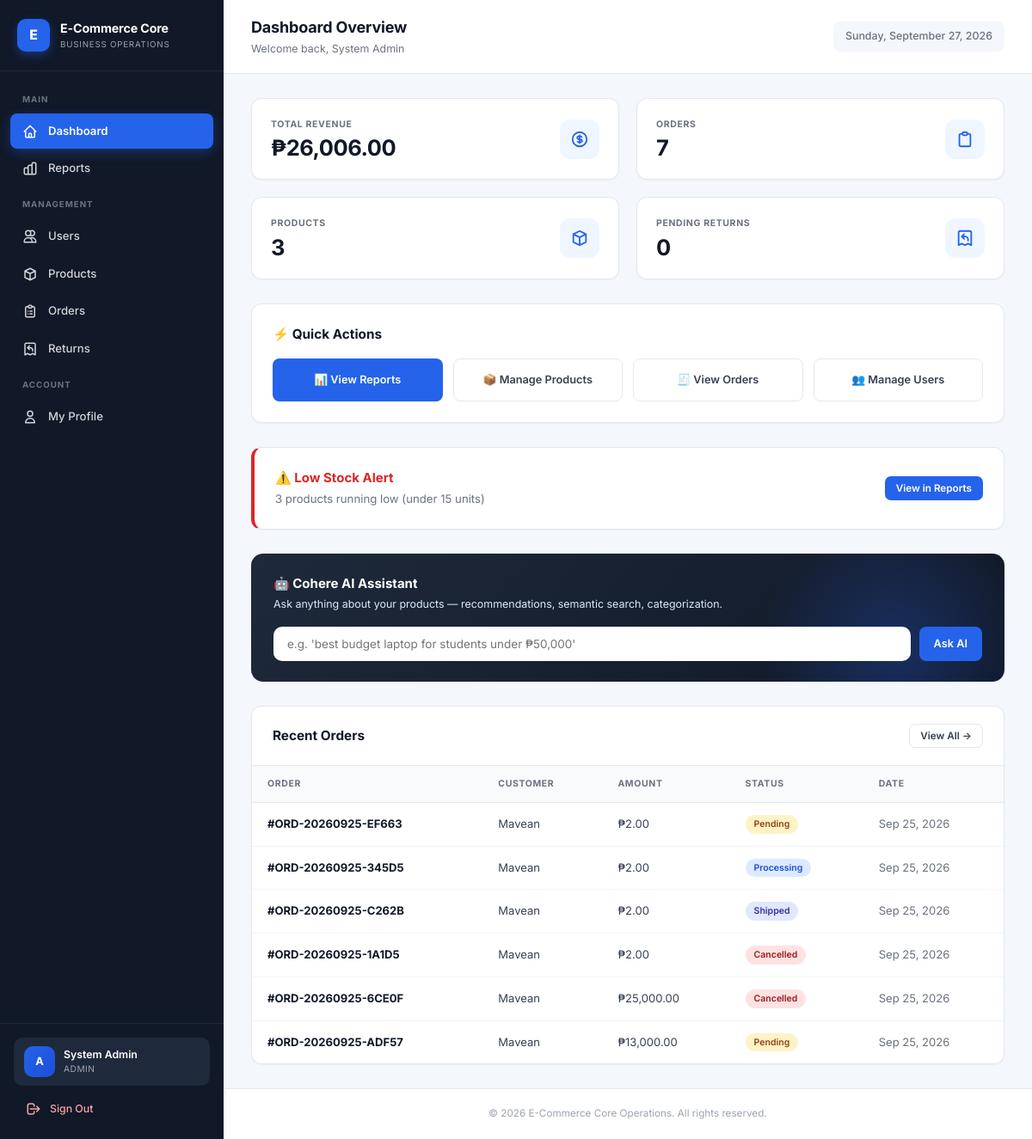
/index.php (signed in), run on the app's committed database.
### tables this page shows
CREATE TABLE `orders` (
  `id` int(11) NOT NULL,
  `order_number` varchar(20) DEFAULT NULL,
  `user_id` int(11) NOT NULL,
  `total_amount` decimal(10,2) NOT NULL,
  `status` enum('pending','processing','shipped','delivered','cancelled','returned') DEFAULT 'pending',
  `shipping_address` text DEFAULT NULL,
  `contact_phone` varchar(20) DEFAULT NULL,
  `notes` text DEFAULT NULL,
  `payment_method` varchar(50) DEFAULT 'COD',
  `delivery_option` varchar(50) DEFAULT 'standard',
  `delivery_fee` decimal(10,2) DEFAULT 0.00,
  `payment_status` enum('unpaid','pending_verification','paid','refunded') DEFAULT 'unpaid',
  `payment_reference` varchar(100) DEFAULT NULL,
  `payment_proof` varchar(255) DEFAULT NULL,
  `paid_at` datetime DEFAULT NULL,
  `created_at` timestamp NOT NULL DEFAULT current_timestamp()
);

CREATE TABLE `users` (
  `id` int(11) NOT NULL,
  `username` varchar(50) NOT NULL,
  `email` varchar(100) NOT NULL,
  `phone` varchar(20) DEFAULT NULL,
  `address` text DEFAULT NULL,
  `city` varchar(80) DEFAULT NULL,
  `province` varchar(80) DEFAULT NULL,
  `postal_code` varchar(10) DEFAULT NULL,
  `password` varchar(255) NOT NULL,
  `full_name` varchar(100) DEFAULT NULL,
  `role` enum('admin','product_manager','customer') DEFAULT 'customer',
  `status` enum('active','inactive') DEFAULT 'active',
  `email_verified` tinyint(1) DEFAULT 0,
  `profile_completed` tinyint(1) DEFAULT 0,
  `created_at` timestamp NOT NULL DEFAULT current_timestamp()
);

### includes/auth.php (called while the page is built, shortened)
<?php
if (!function_exists('baseUrl')) {
    function baseUrl($path = '') {
        $dir = str_replace('\\', '/', dirname($_SERVER['SCRIPT_NAME']));
        $dir = rtrim($dir, '/');
        $dir = preg_replace('#/(modules|api|ai|auth|admin)$#', '', $dir);
        if ($dir === '' || $dir === '.') $dir = '';
        $dir = rtrim($dir, '/') . '/';
        return $dir . ltrim($path, '/');
    }
}
if (!function_exists('e')) {
    function e($s) {
        return htmlspecialchars($s ?? '', ENT_QUOTES, 'UTF-8');
    }
}

### index.php (the view, shortened to what this page needs)
<?php
require_once __DIR__ . '/includes/auth.php';
require_once __DIR__ . '/config/db.php';
$totalProducts  = $pdo->query("SELECT COUNT(*) FROM products")->fetchColumn();
$totalOrders    = $pdo->query("SELECT COUNT(*) FROM orders")->fetchColumn();
$totalRevenue   = $pdo->query("SELECT COALESCE(SUM(total_amount),0) FROM orders WHERE status != 'cancelled'")->fetchColumn();
$pendingReturns = $pdo->query("SELECT COUNT(*) FROM returns WHERE status='pending'")->fetchColumn();
$lowStockCount  = $pdo->query("SELECT COUNT(*) FROM products WHERE stock < 15")->fetchColumn();
$recentOrders   = $pdo->query("SELECT o.*, u.username FROM orders o JOIN users u ON o.user_id = u.id ORDER BY o.id DESC LIMIT 6")->fetchAll();
require_once __DIR__ . '/includes/header.php';
?>
<div class="app-layout">
    <?php require __DIR__ . '/includes/sidebar.php'; ?>
    <div class="main-wrapper">
        <header class="topbar">
            <div class="topbar-left">
                <div>
                    <h2>Dashboard Overview</h2>
                    <p>Welcome back, <?= e($_SESSION['full_name'] ?? $_SESSION['username']) ?></p>
                </div>
            </div>
            <div class="topbar-date"><?= date('l, F j, Y') ?></div>
        </header>
        <div class="page-body">
            <div class="grid-4">
                <div class="stat-card">
                    <div class="stat-content">
                        <div class="stat-label">Total Revenue</div>
                        <div class="stat-value">₱<?= number_format($totalRevenue, 2) ?></div>
                    </div>
                    <div class="stat-icon">
                        <svg fill="none" stroke="currentColor" viewBox="0 0 24 24"><path stroke-linecap="round" stroke-linejoin="round" stroke-width="2" d="M12 8c-1.657 0-3 .895-3 2s1.343 2 3 2 3 .895 3 2-1.343 2-3 2m0-8c1.11 0 2.08.402 2.599 1M12 8V7m0 1v8m0 0v1m0-1c-1.11 0-2.08-.402-2.599-1M21 12a9 9 0 11-18 0 9 9 0 0118 0z"/></svg>
                    </div>
                </div>
                <div class="stat-card">
                    <div class="stat-content">
                        <div class="stat-label">Orders</div>
                        <div class="stat-value"><?= $totalOrders ?></div>
                    </div>
                    <div class="stat-icon">
                        <svg fill="none" stroke="currentColor" viewBox="0 0 24 24"><path stroke-linecap="round" stroke-linejoin="round" stroke-width="2" d="M9 5H7a2 2 0 00-2 2v12a2 2 0 002 2h10a2 2 0 002-2V7a2 2 0 00-2-2h-2M9 5a2 2 0 002 2h2a2 2 0 002-2M9 5a2 2 0 012-2h2a2 2 0 012 2"/></svg>
                    </div>
                </div>
                <div class="stat-card">
                    <div class="stat-content">
                        <div class="stat-label">Products</div>
                        <div class="stat-value"><?= $totalProducts ?></div>
                    </div>
                    <div class="stat-icon">
                        <svg fill="none" stroke="currentColor" viewBox="0 0 24 24"><path stroke-linecap="round" stroke-linejoin="round" stroke-width="2" d="M20 7l-8-4-8 4m16 0l-8 4m8-4v10l-8 4m0-10L4 7m8 4v10M4 7v10l8 4"/></svg>
                    </div>
                </div>
                <div class="stat-card">
                    <div class="stat-content">
                        <div class="stat-label">Pending Returns</div>
                        <div class="stat-value" style="<?= $pendingReturns > 0 ? 'color:#dc2626;' : '' ?>"><?= $pendingReturns ?></div>
                    </div>
                    <div class="stat-icon" style="<?= $pendingReturns > 0 ? 'background:#fee2e2;color:#dc2626;' : '' ?>">
                        <svg fill="none" stroke="currentColor" viewBox="0 0 24 24"><path stroke-linecap="round" stroke-linejoin="round" stroke-width="2" d="M16 15v-1a4 4 0 00-4-4H8m0 0l3 3m-3-3l3-3m9 14V5a2 2 0 00-2-2H6a2 2 0 00-2 2v16l4-2 4 2 4-2 4 2z"/></svg>
                    </div>
                </div>
            </div>
            <div class="card card-pad" style="margin-bottom:28px;">
                <h3 class="section-title" style="margin-bottom:16px;">⚡ Quick Actions</h3>
                <div style="display:grid;grid-template-columns:repeat(auto-fit,minmax(180px,1fr));gap:12px;">
                    <a href="<?= baseUrl('modules/reports.php') ?>" class="btn btn-primary" style="padding:16px;text-decoration:none;">
                        📊 View Reports
                    </a>
                    <a href="<?= baseUrl('modules/products.php') ?>" class="btn btn-secondary" style="padding:16px;text-decoration:none;">
                        📦 Manage Products
                    </a>
                    <a href="<?= baseUrl('modules/orders.php') ?>" class="btn btn-secondary" style="padding:16px;text-decoration:none;">
                        🧾 View Orders
                    </a>
                    <a href="<?= baseUrl('modules/users.php') ?>" class="btn btn-secondary" style="padding:16px;text-decoration:none;">
                        👥 Manage Users
                    </a>
                </div>
            </div>
            <?php if ($lowStockCount > 0): ?>
                <div class="card card-pad" style="border-left:4px solid #dc2626;margin-bottom:28px;display:flex;justify-content:space-between;align-items:center;flex-wrap:wrap;gap:12px;">
                    <div>
                        <h3 style="color:#dc2626;margin:0 0 4px;font-size:1rem;">⚠️ Low Stock Alert</h3>
                        <p style="color:#6b7280;margin:0;font-size:0.88rem;"><?= $lowStockCount ?> product<?= $lowStockCount != 1 ? 's' : '' ?> running low (under 15 units)</p>
                    </div>
                    <a href="<?= baseUrl('modules/reports.php') ?>" class="btn btn-primary btn-sm">View in Reports</a>
                </div>
            <?php endif; ?>
            <div class="ai-banner">
                <h3>🤖 Cohere AI Assistant</h3>
                <p>Ask anything about your products — recommendations, semantic search, categorization.</p>
                <form id="aiForm" class="ai-form">
                    <input type="text" id="aiQuery" placeholder="e.g. 'best budget laptop for students under ₱50,000'" required>
                    <button type="submit" class="btn btn-primary">Ask AI</button>
                </form>
            </div>
            <div class="card">
                <div class="flex-between" style="padding:20px 24px; border-bottom:1px solid #e5e7eb;">
                    <h3 class="section-title">Recent Orders</h3>
                    <a href="<?= baseUrl('modules/orders.php') ?>" class="btn btn-secondary btn-sm">View All →</a>
                </div>
                <div class="table-wrapper">
                    <table>
                        <thead>
                            <tr>
                                <th>Order</th>
                                <th>Customer</th>
                                <th>Amount</th>
                                <th>Status</th>
                                <th>Date</th>
                            </tr>
                        </thead>
                        <tbody>
                            <?php if (empty($recentOrders)): ?>
                                <tr><td colspan="5" style="text-align:center; padding:32px; color:#6b7280;">No orders yet</td></tr>
                            <?php else: foreach ($recentOrders as $o):
                                $colors = ['pending'=>'badge-yellow','processing'=>'badge-blue','shipped'=>'badge-indigo','delivered'=>'badge-green','cancelled'=>'badge-red','returned'=>'badge-gray'];
                            ?>
                                <tr>
                                    <td><strong style="color:#111827;">#<?= e($o['order_number'] ?: $o['id']) ?></strong></td>
                                    <td><?= e($o['username']) ?></td>
                                    <td>₱<?= number_format($o['total_amount'], 2) ?></td>
                                    <td><span class="badge <?= $colors[$o['status']] ?? 'badge-gray' ?>"><?= e(ucfirst($o['status'])) ?></span></td>
                                    <td style="color:#6b7280;"><?= date('M j, Y', strtotime($o['created_at'])) ?></td>
                                </tr>
                            <?php endforeach; endif; ?>
                        </tbody>
                    </table>
                </div>
            </div>
        </div>
        <?php require __DIR__ . '/includes/footer.php'; ?>

### data on the page
orders: order_number "ORD-20260925-EF663", user.username "Mavean", total_amount "2.00", status "Pending", created_at "Sep 25, 2026"
orders: order_number "ORD-20260925-345D5", user.username "Mavean", total_amount "2.00", status "Processing", created_at "Sep 25, 2026"
orders: order_number "ORD-20260925-C262B", user.username "Mavean", total_amount "2.00", status "Shipped", created_at "Sep 25, 2026"
orders: order_number "ORD-20260925-1A1D5", user.username "Mavean", total_amount "2.00", status "Cancelled", created_at "Sep 25, 2026"
orders: order_number "ORD-20260925-6CE0F", user.username "Mavean", total_amount "25,000.00", status "Cancelled", created_at "Sep 25, 2026"
orders: order_number "ORD-20260925-ADF57", user.username "Mavean", total_amount "13,000.00", status "Pending", created_at "Sep 25, 2026"

### other printed values
$initial "A"
$_SESSION['full_name'] "System Admin"
$role === 'product_manager' ? 'PRODUCT MANAGER' : strtoupper($role) "ADMIN"
$totalRevenue "26,006.00"
$totalOrders "7"
$totalProducts "3"
$pendingReturns "0"
$lowStockCount "3"
